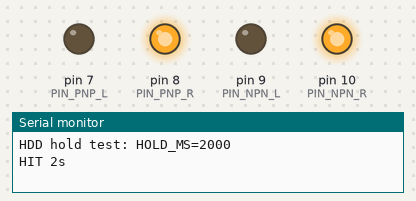
Bench run of a sketch on a simulated Arduino Uno, built with avr-gcc and run on an emulated ATmega328P. Shown: output pins drawn as LEDs (lit = HIGH), the last lines printed to the serial monitor.

Above: at 4.0 s.
At 7.0 s:
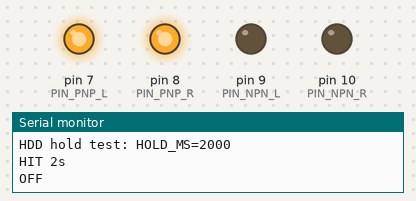
Timing chart, 0 to 10.8 s (numbered marks = the images above):
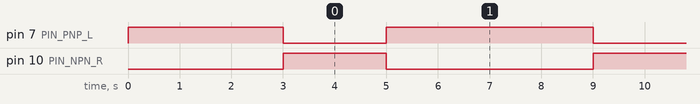

The sketch:

hdd_hold.ino
```cpp
// ============================================================
// HDD VCM - TEST DIAGNOSTYCZNY: DLUGIE WYSTEROWANIE
// ============================================================
//
// Po co: przy krotkich impulsach (10-200 ms) slychac klik, ale ramie
// stoi. Krotki impuls nie odroznia dwoch przyczyn:
//   (a) mostek NIE przewodzi / cewka nie dostaje pradu,
//   (b) mostek przewodzi, ale 200 ms to za malo na ruszenie ramienia.
//
// Ten test wysterowuje cewke CIAGLE przez HOLD_MS = 2000 ms.
//   * ramie sie ruszy  -> mostek i cewka dzialaja, wracamy do strojenia
//                         krotszych impulsow,
//   * ramie stoi        -> przez cewke NIE plynie prad (okablowanie mostka,
//                         E/C w PNP, diody flyback, zly przekroj cewki).
//
// Cewka NIE jest trzymana na stale: 2 s ON, potem 4 s przerwy (33%).
// To test jednorazowy - docelowo impuls bedzie krotki.
//
// Stan BEZPIECZNY (cewka bez pradu):
//   D7 HIGH   D8 HIGH   D9 LOW   D10 LOW
// Uderzenie (jedyny kierunek):
//   D7 LOW    D8 HIGH   D9 LOW   D10 HIGH
// ============================================================

#include <Arduino.h>

constexpr uint8_t PIN_PNP_L = 7;
constexpr uint8_t PIN_PNP_R = 8;
constexpr uint8_t PIN_NPN_L = 9;
constexpr uint8_t PIN_NPN_R = 10;

constexpr uint16_t HOLD_MS    = 2000;  // <== CIAGLE wysterowanie
constexpr uint16_t OFF_MS     = 4000;  // przerwa, zeby cewka odpoczela
constexpr uint16_t STARTUP_MS = 3000;

static inline void allOff()
{
    digitalWrite(PIN_PNP_L, HIGH);
    digitalWrite(PIN_PNP_R, HIGH);
    digitalWrite(PIN_NPN_L, LOW);
    digitalWrite(PIN_NPN_R, LOW);
}

void setup()
{
    // Bezpieczne poziomy ZANIM piny stana sie OUTPUT (patrz hdd_hit.ino).
    digitalWrite(PIN_PNP_L, HIGH);
    digitalWrite(PIN_PNP_R, HIGH);
    digitalWrite(PIN_NPN_L, LOW);
    digitalWrite(PIN_NPN_R, LOW);

    pinMode(PIN_PNP_L, OUTPUT);
    pinMode(PIN_PNP_R, OUTPUT);
    pinMode(PIN_NPN_L, OUTPUT);
    pinMode(PIN_NPN_R, OUTPUT);

    allOff();

    Serial.begin(115200);
    Serial.print(F("HDD hold test: HOLD_MS="));
    Serial.println(HOLD_MS);

    delay(STARTUP_MS);
}

void loop()
{
    Serial.println(F("HIT 2s"));
    digitalWrite(PIN_PNP_L, LOW);
    digitalWrite(PIN_PNP_R, HIGH);
    digitalWrite(PIN_NPN_L, LOW);
    digitalWrite(PIN_NPN_R, HIGH);

    delay(HOLD_MS);

    allOff();
    Serial.println(F("OFF"));

    delay(OFF_MS);
}
```

Measured:
- by itself, pin 7 (PIN_PNP_L): alternates HIGH for 4.0 s and LOW for 2.0 s
- by itself, pin 10 (PIN_NPN_R): alternates HIGH for 2.0 s and LOW for 4.0 s
